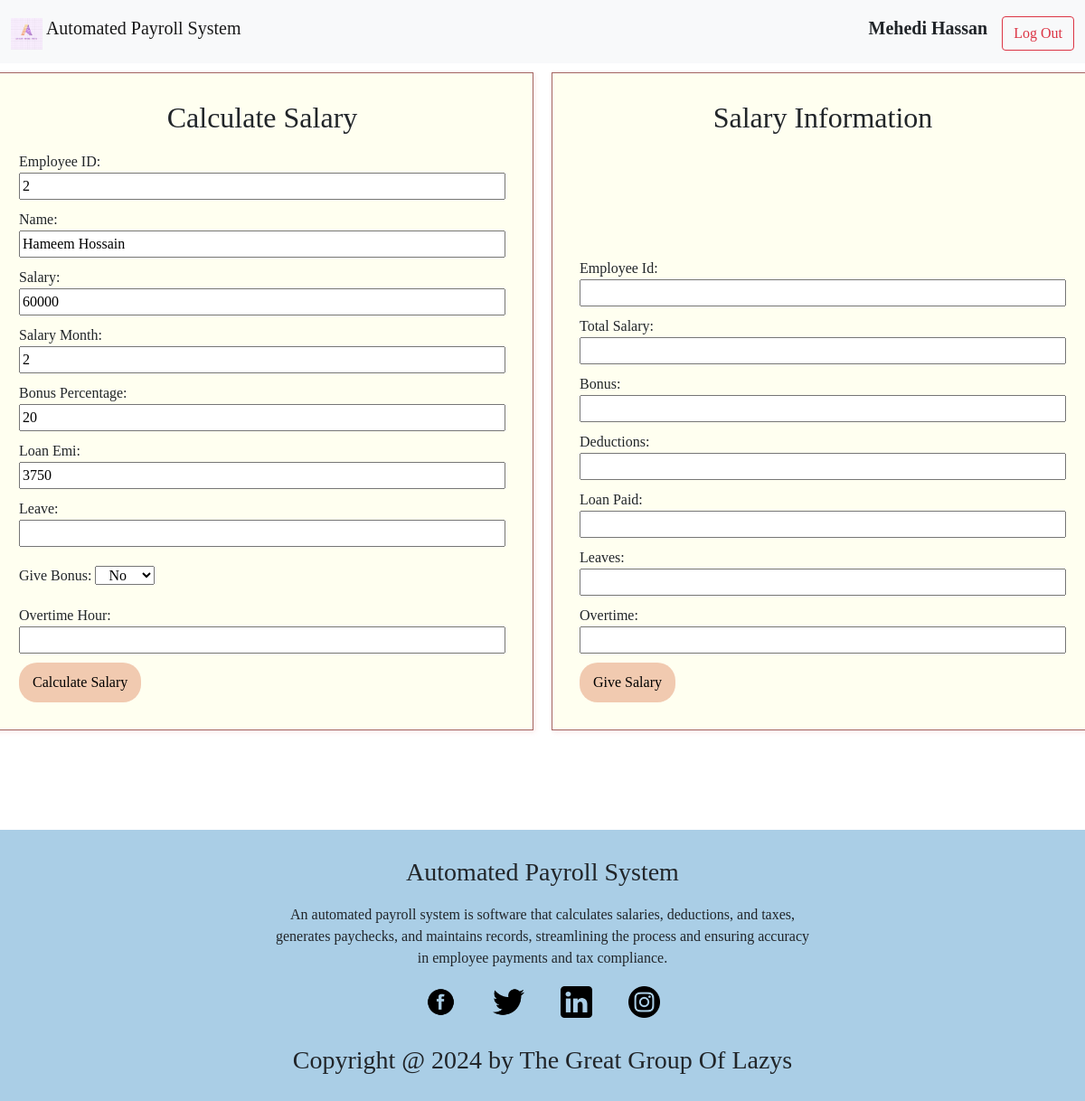
Page /pay_salary.php?emp_id=2 (signed in) on the committed database.
### tables this page shows
CREATE TABLE `emp_info` (
  `emp_id` int(11) NOT NULL,
  `email` varchar(255) NOT NULL,
  `password` varchar(12) NOT NULL,
  `name` varchar(255) NOT NULL,
  `designation` varchar(255) NOT NULL,
  `joining_date` date DEFAULT NULL,
  `address` varchar(255) NOT NULL,
  `mobile` varchar(15) NOT NULL
);

CREATE TABLE `salary_info` (
  `emp_id` int(11) NOT NULL,
  `base_salary` int(11) NOT NULL,
  `bank_acc` varchar(12) NOT NULL,
  `salary_month` int(11) NOT NULL,
  `bonus_percentage` int(11) NOT NULL
);

### pay_salary.php (the view, shortened to what this page needs)
<?php
  if (isset($_SESSION['user'])) {
      $user = $_SESSION['user'];
  } else {
      header("Location: login.php");
      exit();
  }
  require_once "config.php";
  $eId1=$user['emp_id'];
  $sql3 = "SELECT * FROM `emp_info` WHERE emp_id='$eId1' ";
    $result3 = $conn->query($sql3);
    $row3 = $result3->fetch_assoc() ;
    $eId=$_GET['emp_id'];
    $sql = "SELECT * FROM `emp_info` WHERE emp_id='$eId' ";
    $sql1="SELECT * FROM `salary_info` WHERE emp_id='$eId' ";
    $sql2="SELECT SUM(emi) as emi FROM `loan` where emp_id='$eId' AND loan_status='Accepted' AND loan_ammount>0;";
      $result = $conn->query($sql);
      $result1 = $conn->query($sql1);
      $result2 = $conn->query($sql2);
      $row = $result->fetch_assoc() ;
      $row1 = $result1->fetch_assoc() ;
      $row2 = $result2->fetch_assoc() ;
?>
<!DOCTYPE html>
<html lang="en">
<head>
    <link href="https://cdn.jsdelivr.net/npm/bootstrap@5.0.2/dist/css/bootstrap.min.css" rel="stylesheet">
    <link rel="stylesheet" href="./css/employeeP_styles.css">
    <link rel="stylesheet" href="./css/navbar_footer_style.css">
</head>
<body>
<nav class="navbar navbar-light bg-light">
  <div class="container-fluid">
    <a class="navbar-brand" href="welcome_admin.php">
    <img src="./logos/logo.jpg" alt="" width="35" height="35"
  class=" align-text-top ">
    Automated Payroll System</a>
    <div class="d-flex">
      <?php
        echo '<p class="fw-bold fs-5 me-3 mt-2">' . $row3['name'] . '</p>';
      ?>
      <a href="logout.php" class="text-decoration-none" onclick="return confirm('Are you sure you want to log out?')"> <button class="btn btn-outline-danger" type="button">Log Out</button></a>
   </div>
  </div>
</nav>
    <main>
        <div class="grid-container">
        <section id="profile">
            <h2>Calculate Salary </h2>
            <form>
                <div class="form-group">
                    <label for="employee-id">Employee ID:</label>
                    <input type="text" id="employee-id" name="employee-id" value="<?php echo htmlspecialchars($row['emp_id']); ?>"  readonly ><br>
                </div>
                <div class="form-group">
                    <label for="employee-name">Name:</label>
                    <input type="text" id="employee-name" name="employee-name"
                    value="<?php echo htmlspecialchars($row['name']); ?>" readonly  ><br>
                </div>
                <div class="form-group">
                    <label for="Salary">Salary:</label>
                    <input type="text" id="Salary" name="Salary"
                    value="<?php echo htmlspecialchars($row1['base_salary']); ?>" readonly ><br>
                </div>
                <div class="form-group">
                    <label for="Month">Salary Month:</label>
                    <input type="text" id="Month" name="Month"
                    value="<?php echo htmlspecialchars($row1['salary_month']); ?>" readonly ><br>
                </div>
                <div class="form-group">
                    <label for="Percentage">Bonus Percentage:</label>
                    <input type="text" id="Percentage" name="Percentage"
                    value="<?php echo htmlspecialchars($row1['bonus_percentage']); ?>" readonly ><br>
                </div>
                <div class="form-group">
                    <label for="Emi">Loan Emi:</label>
                    <input type="text" id="Emi" name="Emi"
                    value="<?php echo htmlspecialchars($row2['emi']); ?>" readonly ><br>
                </div>
                <div class="form-group">
                    <label for="Leave">Leave:</label>
                    <input type="text" id="Leave" name="Leave" ><br>
                </div>
                <div class="form-group" style="margin-top: 10px;margin-bottom: 10px;">
                    <label for="bonus">Give Bonus:</label>
                    <select id="bonus" name="bonus" style="padding-left: 10px; padding-right: 10px;">
                        <option value="no">No</option>
                    </select>
                </div>
                <div class="form-group">
                    <label for="Overtime">Overtime Hour:</label>
                    <input type="text" id="Overtime" name="Overtime" ><br>
                </div>
                <button type="submit">Calculate Salary</button>
            </form>
        </section>
        <section id="salary">
            <h2>Salary Information</h2>
            <form  action="pay_salary_amount.php" method="post">
                <label for="Id">Employee Id:</label>
                <input type="text" id="Id" name="Id" readonly><br>
                <label for="tSalary">Total Salary:</label>
                <input type="text" id="tSalary" name="tSalary" readonly ><br>
                <label for="Bonus">Bonus:</label>
                <input type="text" id="Bonus" name="Bonus" readonly ><br>
                <label for="deductions">Deductions:</label>
                <input type="text" id="deductions" name="deductions" readonly><br>
                <label for="loan">Loan Paid:</label>
                <input type="text" id="loan" name="loan" readonly><br>
                <label for="Leaves">Leaves:</label>
                <input type="text" id="Leaves" name="Leaves" readonly><br>
                <label for="time">Overtime:</label>
                <input type="text" id="time" name="time" readonly><br>
                <button type="submit" onclick="return confirm('Pay Salary?')">Give Salary</button>
            </form>
        </section>
        </div>
    </main>
    <footer>
    <div>
        <div>
            <h3>Automated Payroll System</h3>
            <p> An automated payroll system is software that calculates salaries, deductions, and taxes, generates
                paychecks, and maintains records, streamlining the process and ensuring accuracy in employee
                payments and tax compliance.</p>
            <div>
                <ul class=”socials”>
                    <li><img src="./logos/367582_facebook_social_icon.png" alt="" width="35" height="35"
                            class="d-inline-block align-text-top "></li>
                    <li><img src="./logos/5305170_bird_social media_social network_tweet_twitter_icon.png" alt=""
                            width="35" height="35" class="d-inline-block align-text-top "></li>
                    <li><img src="./logos/5282542_linkedin_network_social network_linkedin logo_icon.png" alt=""
                            width="35" height="35" class="d-inline-block align-text-top "></li>
                    <li><img src="./logos/5279112_camera_instagram_social media_instagram logo_icon.png" alt=""
                            width="35" height="35" class="d-inline-block align-text-top "></li>
                </ul>
            </div>
            <h3>Copyright @ 2024 by The Great Group Of Lazys</h3>
        </div>
    </div>
</footer>
</body>
</html>

### css/employeeP_styles.css (style rules this page uses)
body { font-family: serif; }
.grid-container { display: grid; grid-template-columns: 1fr 1fr; gap: 20px; margin-bottom: 20px; justify-content: center; }
#profile, #salary { background-color: #ffed; padding: 30px; border: 1px solid #A36361; text-align: center; box-shadow: 2px 2px 5px rgba(235, 151, 151, 0.2); width: 600px; min-height: 600px; display: flex; flex-direction: column; justify-content: space-between; align-items: center; margin: 10px auto; box-sizing: border-box; }
form { height: auto; width: 100%; text-align: left; }
form label { margin-top: 10px; }
form input { width: 100%; box-sizing: border-box; }
button { background-color: #f1cab0; color: rgb(0, 0, 0); padding: 10px 15px; border: none; cursor: pointer; margin-top: 10px; border-radius: 20px; align-self: center; }

### css/navbar_footer_style.css (style rules this page uses)
footer { height: 300px; background-color: rgb(170, 206, 230); margin-top: 100px; }
footer>div { display: flex; justify-content:space-around; }
footer>div>div { width: 50%; }
footer>div>div>h3 { text-align: center; padding-top: 30px; }
footer>div>div>p { text-align: center; padding-top: 10px; }
footer>div>div>div>ul { width: 50%; margin: auto; padding-left: 0px; list-style: none; display: flex; justify-content: space-around; }

### rows in the picture
emp_info: name "Mehedi Hassan"
emp_info: employee-id "2", employee-name "Hameem Hossain"
salary_info: Salary "60000", Month "2", Percentage "20"
